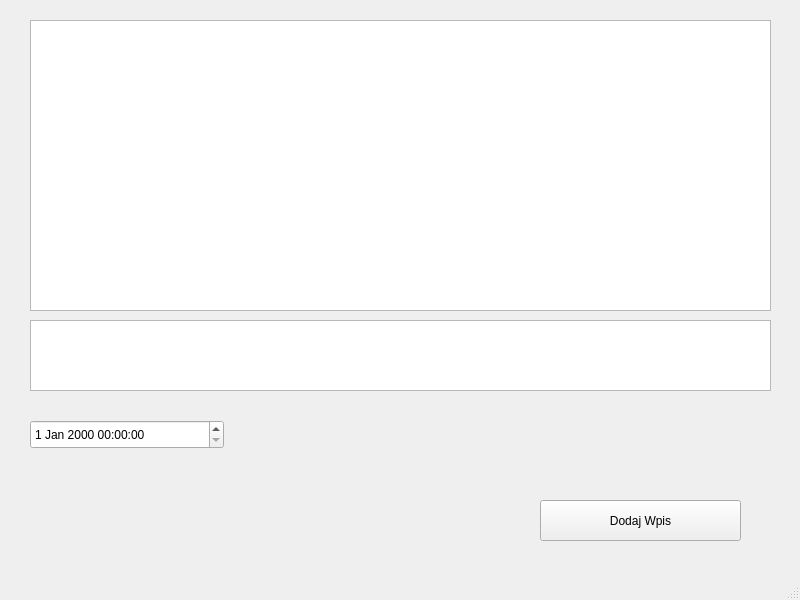
<?xml version="1.0" encoding="UTF-8"?>
<ui version="4.0">
 <class>Pamietnik</class>
 <widget class="QMainWindow" name="Pamietnik">
  <property name="geometry">
   <rect>
    <x>0</x>
    <y>0</y>
    <width>800</width>
    <height>600</height>
   </rect>
  </property>
  <property name="windowTitle">
   <string>Pamietnik</string>
  </property>
  <widget class="QWidget" name="centralwidget">
   <widget class="QDateTimeEdit" name="dataWpisuDateTime">
    <property name="geometry">
     <rect>
      <x>30</x>
      <y>420</y>
      <width>194</width>
      <height>29</height>
     </rect>
    </property>
   </widget>
   <widget class="QPushButton" name="addWpisButton">
    <property name="geometry">
     <rect>
      <x>540</x>
      <y>500</y>
      <width>201</width>
      <height>41</height>
     </rect>
    </property>
    <property name="text">
     <string>Dodaj Wpis</string>
    </property>
   </widget>
   <widget class="QTextEdit" name="listaWpisowTextEdit">
    <property name="geometry">
     <rect>
      <x>30</x>
      <y>20</y>
      <width>741</width>
      <height>291</height>
     </rect>
    </property>
   </widget>
   <widget class="QTextEdit" name="trescWpisuTextEdit">
    <property name="geometry">
     <rect>
      <x>30</x>
      <y>320</y>
      <width>741</width>
      <height>71</height>
     </rect>
    </property>
   </widget>
  </widget>
  <widget class="QMenuBar" name="menubar">
   <property name="geometry">
    <rect>
     <x>0</x>
     <y>0</y>
     <width>800</width>
     <height>25</height>
    </rect>
   </property>
  </widget>
  <widget class="QStatusBar" name="statusbar"/>
 </widget>
 <resources/>
 <connections/>
</ui>
